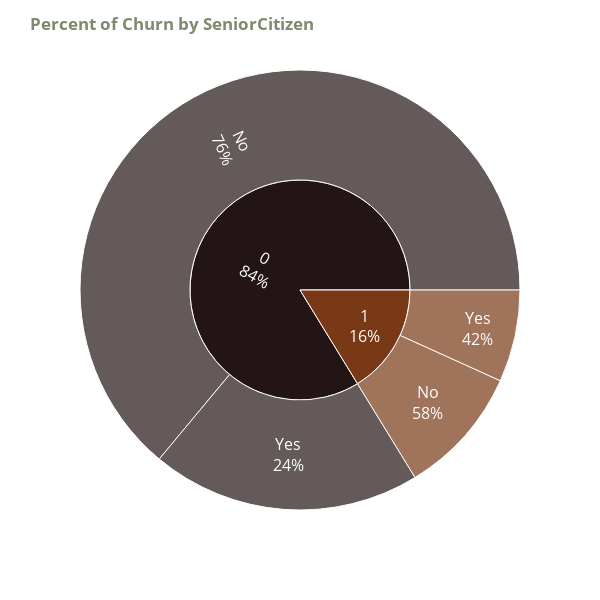

The notebook cell saved with this chart:
### Code cell
plot_percentage('SeniorCitizen')
# plot senior citizen column in sunburst with calling above function

### Figure 1 — Plotly figure (JSON) as saved in the notebook; plotly's stock layout.template omitted (floating-point values rounded to 4 significant figures)
{"data": [{"branchvalues": "total", "domain": {"x": [0, 1], "y": [0, 1]}, "hovertemplate": "labels=%{label}<br>count=%{value}<br>parent=%{parent}<br>id=%{id}<extra></extra>", "ids": ["0/No", "1/No", "0/Yes", "1/Yes", "0", "1"], "labels": ["No", "No", "Yes", "Yes", "0", "1"], "name": "", "parents": ["0", "1", "0", "1", "", ""], "textfont": {"size": 16}, "textinfo": "label+percent parent", "type": "sunburst", "values": [4497, 666, 1393, 476, 5890, 1142]}], "layout": {"height": 600, "legend": {"tracegroupgap": 0}, "margin": {"t": 60}, "sunburstcolorway": ["#231515", "#793916", "#D33F00", "#B7D7D7", "#859091"], "title": {"text": "<b style=\"color:#7b8b6f;\">Percent of Churn by SeniorCitizen</b>"}, "width": 600}}
